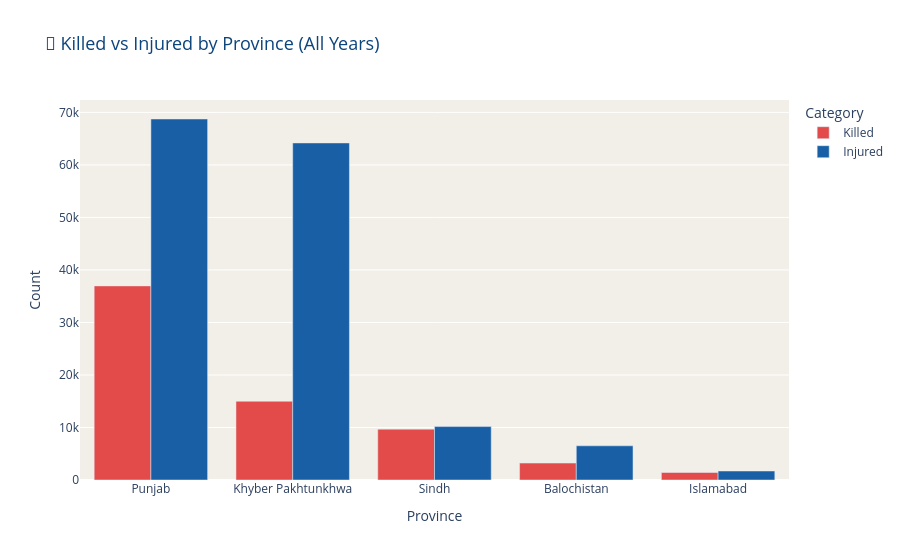

Notebook source saved alongside this figure:
### Code cell
# Chart 08 — Killed vs Injured by Province
df_ki = df_provinces.groupby('Province')[['Killed', 'Injured']].sum().reset_index()
df_ki = df_ki.sort_values('Killed', ascending=False)

fig = go.Figure()

fig.add_trace(go.Bar(
    name='Killed',
    x=df_ki['Province'],
    y=df_ki['Killed'],
    marker_color=RED
))

fig.add_trace(go.Bar(
    name='Injured',
    x=df_ki['Province'],
    y=df_ki['Injured'],
    marker_color=BLUE
))

fig.update_layout(
    barmode='group',
    title='🏥 Killed vs Injured by Province (All Years)',
    plot_bgcolor=OFF_WHITE,
    paper_bgcolor='white',
    title_font=dict(size=18, color=NAVY),
    xaxis_title='Province',
    yaxis_title='Count',
    legend_title='Category',
    hovermode='x unified'
)

fig.show()
print("✅ Chart 08 done")

### Figure 1 — Plotly figure (JSON) as saved in the notebook; plotly's stock layout.template omitted (floating-point values rounded to 4 significant figures)
{"data": [{"marker": {"color": "#E24B4A"}, "name": "Killed", "type": "bar", "x": ["Punjab", "Khyber Pakhtunkhwa", "Sindh", "Balochistan", "Islamabad"], "y": [36961, 14990, 9687, 3227, 1427]}, {"marker": {"color": "#185FA5"}, "name": "Injured", "type": "bar", "x": ["Punjab", "Khyber Pakhtunkhwa", "Sindh", "Balochistan", "Islamabad"], "y": [68743, 64183, 10171, 6513, 1711]}], "layout": {"barmode": "group", "hovermode": "x unified", "legend": {"title": {"text": "Category"}}, "paper_bgcolor": "white", "plot_bgcolor": "#F1EFE8", "title": {"font": {"color": "#0C447C", "size": 18}, "text": "🏥 Killed vs Injured by Province (All Years)"}, "xaxis": {"title": {"text": "Province"}}, "yaxis": {"title": {"text": "Count"}}}}
